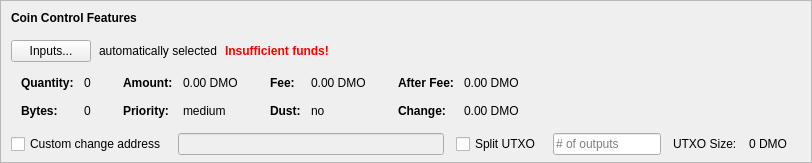
    <widget class="QFrame" name="frameCoinControl">
     <property name="sizePolicy">
      <sizepolicy hsizetype="Expanding" vsizetype="Expanding">
       <horstretch>0</horstretch>
       <verstretch>0</verstretch>
      </sizepolicy>
     </property>
     <property name="maximumSize">
      <size>
       <width>16777215</width>
       <height>16777215</height>
      </size>
     </property>
     <property name="frameShape">
      <enum>QFrame::StyledPanel</enum>
     </property>
     <property name="frameShadow">
      <enum>QFrame::Sunken</enum>
     </property>
     <layout class="QVBoxLayout" name="verticalLayoutCoinControl2">
      <property name="spacing">
       <number>0</number>
      </property>
      <property name="leftMargin">
       <number>0</number>
      </property>
      <property name="topMargin">
       <number>0</number>
      </property>
      <property name="rightMargin">
       <number>0</number>
      </property>
      <property name="bottomMargin">
       <number>6</number>
      </property>
      <item>
       <layout class="QVBoxLayout" name="verticalLayoutCoinControl" stretch="0,0,0,0,1">
        <property name="spacing">
         <number>0</number>
        </property>
        <property name="leftMargin">
         <number>10</number>
        </property>
        <property name="topMargin">
         <number>10</number>
        </property>
        <item>
         <layout class="QHBoxLayout" name="horizontalLayoutCoinControl1">
          <property name="bottomMargin">
           <number>15</number>
          </property>
          <item>
           <widget class="QLabel" name="labelCoinControlFeatures">
            <property name="sizePolicy">
             <sizepolicy hsizetype="Preferred" vsizetype="Maximum">
              <horstretch>0</horstretch>
              <verstretch>0</verstretch>
             </sizepolicy>
            </property>
            <property name="font">
             <font>
              <weight>75</weight>
              <bold>true</bold>
             </font>
            </property>
            <property name="styleSheet">
             <string notr="true">font-weight:bold;</string>
            </property>
            <property name="text">
             <string>Coin Control Features</string>
            </property>
           </widget>
          </item>
         </layout>
        </item>
        <item>
         <layout class="QHBoxLayout" name="horizontalLayoutCoinControl2" stretch="0,0,0,0">
          <property name="spacing">
           <number>8</number>
          </property>
          <property name="bottomMargin">
           <number>10</number>
          </property>
          <item>
           <widget class="QPushButton" name="pushButtonCoinControl">
            <property name="styleSheet">
             <string notr="true"/>
            </property>
            <property name="text">
             <string>Inputs...</string>
            </property>
            <property name="autoDefault">
             <bool>false</bool>
            </property>
           </widget>
          </item>
          <item>
           <widget class="QLabel" name="labelCoinControlAutomaticallySelected">
            <property name="text">
             <string>automatically selected</string>
            </property>
            <property name="margin">
             <number>5</number>
            </property>
           </widget>
          </item>
          <item>
           <widget class="QLabel" name="labelCoinControlInsuffFunds">
            <property name="font">
             <font>
              <weight>75</weight>
              <bold>true</bold>
             </font>
            </property>
            <property name="styleSheet">
             <string notr="true">color:red;font-weight:bold;</string>
            </property>
            <property name="text">
             <string>Insufficient funds!</string>
            </property>
            <property name="margin">
             <number>5</number>
            </property>
           </widget>
          </item>
          <item>
           <spacer name="horizontalSpacerCoinControl">
            <property name="orientation">
             <enum>Qt::Horizontal</enum>
            </property>
            <property name="sizeHint" stdset="0">
             <size>
              <width>40</width>
              <height>1</height>
             </size>
            </property>
           </spacer>
          </item>
         </layout>
        </item>
        <item>
         <widget class="QWidget" name="widgetCoinControl" native="true">
          <property name="sizePolicy">
           <sizepolicy hsizetype="Preferred" vsizetype="Preferred">
            <horstretch>0</horstretch>
            <verstretch>0</verstretch>
           </sizepolicy>
          </property>
          <property name="minimumSize">
           <size>
            <width>0</width>
            <height>0</height>
           </size>
          </property>
          <property name="styleSheet">
           <string notr="true"/>
          </property>
          <layout class="QHBoxLayout" name="horizontalLayoutCoinControl5">
           <property name="leftMargin">
            <number>0</number>
           </property>
           <property name="topMargin">
            <number>0</number>
           </property>
           <property name="rightMargin">
            <number>0</number>
           </property>
           <property name="bottomMargin">
            <number>0</number>
           </property>
           <item>
            <layout class="QHBoxLayout" name="horizontalLayoutCoinControl3" stretch="0,0,0,1">
             <property name="spacing">
              <number>20</number>
             </property>
             <property name="topMargin">
              <number>0</number>
             </property>
             <property name="bottomMargin">
              <number>10</number>
             </property>
             <item>
              <layout class="QFormLayout" name="formLayoutCoinControl1">
               <property name="horizontalSpacing">
                <number>10</number>
               </property>
               <property name="verticalSpacing">
                <number>14</number>
               </property>
               <property name="leftMargin">
                <number>10</number>
               </property>
               <property name="topMargin">
                <number>4</number>
               </property>
               <property name="rightMargin">
                <number>6</number>
               </property>
               <item row="0" column="0">
                <widget class="QLabel" name="labelCoinControlQuantityText">
                 <property name="font">
                  <font>
                   <weight>75</weight>
                   <bold>true</bold>
                  </font>
                 </property>
                 <property name="text">
                  <string>Quantity:</string>
                 </property>
                 <property name="margin">
                  <number>0</number>
                 </property>
                </widget>
               </item>
               <item row="0" column="1">
                <widget class="QLabel" name="labelCoinControlQuantity">
                 <property name="cursor">
                  <cursorShape>IBeamCursor</cursorShape>
                 </property>
                 <property name="contextMenuPolicy">
                  <enum>Qt::ActionsContextMenu</enum>
                 </property>
                 <property name="text">
                  <string notr="true">0</string>
                 </property>
                 <property name="margin">
                  <number>0</number>
                 </property>
                 <property name="textInteractionFlags">
                  <set>Qt::LinksAccessibleByMouse|Qt::TextSelectableByKeyboard|Qt::TextSelectableByMouse</set>
                 </property>
                </widget>
               </item>
               <item row="1" column="0">
                <widget class="QLabel" name="labelCoinControlBytesText">
                 <property name="font">
                  <font>
                   <weight>75</weight>
                   <bold>true</bold>
                  </font>
                 </property>
                 <property name="text">
                  <string>Bytes:</string>
                 </property>
                </widget>
               </item>
               <item row="1" column="1">
                <widget class="QLabel" name="labelCoinControlBytes">
                 <property name="cursor">
                  <cursorShape>IBeamCursor</cursorShape>
                 </property>
                 <property name="contextMenuPolicy">
                  <enum>Qt::ActionsContextMenu</enum>
                 </property>
                 <property name="text">
                  <string notr="true">0</string>
                 </property>
                 <property name="textInteractionFlags">
                  <set>Qt::LinksAccessibleByMouse|Qt::TextSelectableByKeyboard|Qt::TextSelectableByMouse</set>
                 </property>
                </widget>
               </item>
              </layout>
             </item>
             <item>
              <layout class="QFormLayout" name="formLayoutCoinControl2">
               <property name="horizontalSpacing">
                <number>10</number>
               </property>
               <property name="verticalSpacing">
                <number>14</number>
               </property>
               <property name="leftMargin">
                <number>6</number>
               </property>
               <property name="topMargin">
                <number>4</number>
               </property>
               <property name="rightMargin">
                <number>6</number>
               </property>
               <item row="0" column="0">
                <widget class="QLabel" name="labelCoinControlAmountText">
                 <property name="font">
                  <font>
                   <weight>75</weight>
                   <bold>true</bold>
                  </font>
                 </property>
                 <property name="text">
                  <string>Amount:</string>
                 </property>
                 <property name="margin">
                  <number>0</number>
                 </property>
                </widget>
               </item>
               <item row="0" column="1">
                <widget class="QLabel" name="labelCoinControlAmount">
                 <property name="cursor">
                  <cursorShape>IBeamCursor</cursorShape>
                 </property>
                 <property name="contextMenuPolicy">
                  <enum>Qt::ActionsContextMenu</enum>
                 </property>
                 <property name="text">
                  <string notr="true">0.00 DMO</string>
                 </property>
                 <property name="textInteractionFlags">
                  <set>Qt::LinksAccessibleByMouse|Qt::TextSelectableByKeyboard|Qt::TextSelectableByMouse</set>
                 </property>
                </widget>
               </item>
               <item row="1" column="0">
                <widget class="QLabel" name="labelCoinControlPriorityText">
                 <property name="font">
                  <font>
                   <weight>75</weight>
                   <bold>true</bold>
                  </font>
                 </property>
                 <property name="text">
                  <string>Priority:</string>
                 </property>
                </widget>
               </item>
               <item row="1" column="1">
                <widget class="QLabel" name="labelCoinControlPriority">
                 <property name="cursor">
                  <cursorShape>IBeamCursor</cursorShape>
                 </property>
                 <property name="contextMenuPolicy">
                  <enum>Qt::ActionsContextMenu</enum>
                 </property>
                 <property name="text">
                  <string>medium</string>
                 </property>
                 <property name="textInteractionFlags">
                  <set>Qt::LinksAccessibleByMouse|Qt::TextSelectableByKeyboard|Qt::TextSelectableByMouse</set>
                 </property>
                </widget>
               </item>
              </layout>
             </item>
             <item>
              <layout class="QFormLayout" name="formLayoutCoinControl3">
               <property name="horizontalSpacing">
                <number>10</number>
               </property>
               <property name="verticalSpacing">
                <number>14</number>
               </property>
               <property name="leftMargin">
                <number>6</number>
               </property>
               <property name="topMargin">
                <number>4</number>
               </property>
               <property name="rightMargin">
                <number>6</number>
               </property>
               <item row="0" column="0">
                <widget class="QLabel" name="labelCoinControlFeeText">
                 <property name="font">
                  <font>
                   <weight>75</weight>
                   <bold>true</bold>
                  </font>
                 </property>
                 <property name="text">
                  <string>Fee:</string>
                 </property>
                 <property name="margin">
                  <number>0</number>
                 </property>
                </widget>
               </item>
               <item row="0" column="1">
                <widget class="QLabel" name="labelCoinControlFee">
                 <property name="cursor">
                  <cursorShape>IBeamCursor</cursorShape>
                 </property>
                 <property name="contextMenuPolicy">
                  <enum>Qt::ActionsContextMenu</enum>
                 </property>
                 <property name="text">
                  <string notr="true">0.00 DMO</string>
                 </property>
                 <property name="textInteractionFlags">
                  <set>Qt::LinksAccessibleByMouse|Qt::TextSelectableByKeyboard|Qt::TextSelectableByMouse</set>
                 </property>
                </widget>
               </item>
               <item row="1" column="0">
                <widget class="QLabel" name="labelCoinControlLowOutputText">
                 <property name="font">
                  <font>
                   <weight>75</weight>
                   <bold>true</bold>
                  </font>
                 </property>
                 <property name="text">
                  <string>Dust:</string>
                 </property>
                </widget>
               </item>
               <item row="1" column="1">
                <widget class="QLabel" name="labelCoinControlLowOutput">
                 <property name="cursor">
                  <cursorShape>IBeamCursor</cursorShape>
                 </property>
                 <property name="contextMenuPolicy">
                  <enum>Qt::ActionsContextMenu</enum>
                 </property>
                 <property name="text">
                  <string>no</string>
                 </property>
                 <property name="textInteractionFlags">
                  <set>Qt::LinksAccessibleByMouse|Qt::TextSelectableByKeyboard|Qt::TextSelectableByMouse</set>
                 </property>
                </widget>
               </item>
              </layout>
             </item>
             <item>
              <layout class="QFormLayout" name="formLayoutCoinControl4">
               <property name="horizontalSpacing">
                <number>10</number>
               </property>
               <property name="verticalSpacing">
                <number>14</number>
               </property>
               <property name="leftMargin">
                <number>6</number>
               </property>
               <property name="topMargin">
                <number>4</number>
               </property>
               <property name="rightMargin">
                <number>6</number>
               </property>
               <item row="0" column="0">
                <widget class="QLabel" name="labelCoinControlAfterFeeText">
                 <property name="font">
                  <font>
                   <weight>75</weight>
                   <bold>true</bold>
                  </font>
                 </property>
                 <property name="text">
                  <string>After Fee:</string>
                 </property>
                 <property name="margin">
                  <number>0</number>
                 </property>
                </widget>
               </item>
               <item row="0" column="1">
                <widget class="QLabel" name="labelCoinControlAfterFee">
                 <property name="cursor">
                  <cursorShape>IBeamCursor</cursorShape>
                 </property>
                 <property name="contextMenuPolicy">
                  <enum>Qt::ActionsContextMenu</enum>
                 </property>
                 <property name="text">
                  <string notr="true">0.00 DMO</string>
                 </property>
                 <property name="textInteractionFlags">
                  <set>Qt::LinksAccessibleByMouse|Qt::TextSelectableByKeyboard|Qt::TextSelectableByMouse</set>
                 </property>
                </widget>
               </item>
               <item row="1" column="0">
                <widget class="QLabel" name="labelCoinControlChangeText">
                 <property name="font">
                  <font>
                   <weight>75</weight>
                   <bold>true</bold>
                  </font>
                 </property>
                 <property name="text">
                  <string>Change:</string>
                 </property>
                </widget>
               </item>
               <item row="1" column="1">
                <widget class="QLabel" name="labelCoinControlChange">
                 <property name="cursor">
                  <cursorShape>IBeamCursor</cursorShape>
                 </property>
                 <property name="contextMenuPolicy">
                  <enum>Qt::ActionsContextMenu</enum>
                 </property>
                 <property name="text">
                  <string notr="true">0.00 DMO</string>
                 </property>
                 <property name="textInteractionFlags">
                  <set>Qt::LinksAccessibleByMouse|Qt::TextSelectableByKeyboard|Qt::TextSelectableByMouse</set>
                 </property>
                </widget>
               </item>
              </layout>
             </item>
            </layout>
           </item>
          </layout>
         </widget>
        </item>
        <item>
         <layout class="QHBoxLayout" name="horizontalLayoutCoinControl4" stretch="0,0,0,0,0,0,0">
          <property name="spacing">
           <number>12</number>
          </property>
          <property name="sizeConstraint">
           <enum>QLayout::SetDefaultConstraint</enum>
          </property>
          <property name="topMargin">
           <number>5</number>
          </property>
          <property name="rightMargin">
           <number>5</number>
          </property>
          <item>
           <widget class="QCheckBox" name="checkBoxCoinControlChange">
            <property name="toolTip">
             <string>If this is activated, but the change address is empty or invalid, change will be sent to a newly generated address.</string>
            </property>
            <property name="text">
             <string>Custom change address</string>
            </property>
           </widget>
          </item>
          <item>
           <widget class="QValidatedLineEdit" name="lineEditCoinControlChange">
            <property name="enabled">
             <bool>false</bool>
            </property>
            <property name="sizePolicy">
             <sizepolicy hsizetype="Expanding" vsizetype="Fixed">
              <horstretch>0</horstretch>
              <verstretch>0</verstretch>
             </sizepolicy>
            </property>
           </widget>
          </item>
          <item>
           <widget class="QCheckBox" name="splitBlockCheckBox">
            <property name="text">
             <string>Split UTXO</string>
            </property>
           </widget>
          </item>
          <item>
           <widget class="QLineEdit" name="splitBlockLineEdit">
            <property name="sizePolicy">
             <sizepolicy hsizetype="Fixed" vsizetype="Fixed">
              <horstretch>50</horstretch>
              <verstretch>0</verstretch>
             </sizepolicy>
            </property>
            <property name="placeholderText">
             <string># of outputs</string>
            </property>
           </widget>
          </item>
          <item>
           <widget class="QLabel" name="labelBlockSizeText">
            <property name="text">
             <string>UTXO Size:</string>
            </property>
           </widget>
          </item>
          <item>
           <widget class="QLabel" name="labelBlockSize">
            <property name="text">
             <string>0 DMO</string>
            </property>
           </widget>
          </item>
          <item>
           <widget class="QLabel" name="labelCoinControlChangeLabel">
            <property name="sizePolicy">
             <sizepolicy hsizetype="Preferred" vsizetype="Expanding">
              <horstretch>0</horstretch>
              <verstretch>0</verstretch>
             </sizepolicy>
            </property>
            <property name="minimumSize">
             <size>
              <width>0</width>
              <height>0</height>
             </size>
            </property>
            <property name="text">
             <string/>
            </property>
            <property name="margin">
             <number>3</number>
            </property>
           </widget>
          </item>
         </layout>
        </item>
        <item>
         <spacer name="verticalSpacerCoinControl">
          <property name="orientation">
           <enum>Qt::Vertical</enum>
          </property>
          <property name="sizeHint" stdset="0">
           <size>
            <width>800</width>
            <height>1</height>
           </size>
          </property>
         </spacer>
        </item>
       </layout>
      </item>
     </layout>
    </widget>
